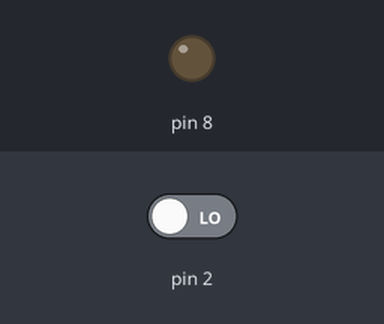
Bench run of a sketch on a simulated Arduino Uno, built with avr-gcc and run on an emulated ATmega328P. Parts: output pins drawn as LEDs (lit = HIGH). Dashed ring = blinking. The inputs (shaded band) are chosen by the test bench; at power-on: pin 2 LOW.

Above: at 2.8 s.
2.9 s: pin 2 driven HIGH
At 3.8 s:
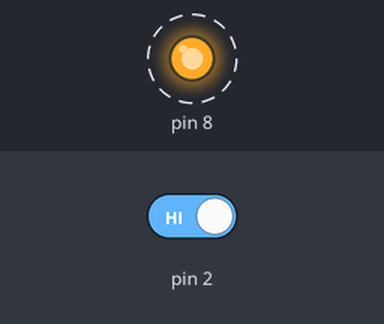
Timing chart, 0 to 13.0 s (numbered marks = the images above; inputs shaded):
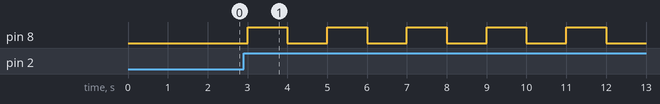

The sketch:

sketch_sample_switch.ino
```cpp
// 定義部分
const int iIntervalTime = 1000;

int iLedMode = -1;

// 初期設定
void setup()
{
  // put your setup code here, to run once:
  pinMode( 2, INPUT );

  // 8番をOutputに設定する
  pinMode( 8, OUTPUT );
}

// 断続処理（メイン部分）
void loop()
{
  // put your main code here, to run repeatedly:
  if ( digitalRead(2) == HIGH )
  {
    // ボタンの入力を感知し、モードをONにする
    iLedMode = 1;
  }

  if ( iLedMode == -1 )
  {
    // モードがONでないときはLOWのまま
    digitalWrite( 8, LOW );
    delay( iIntervalTime );
  }
  else
  {
    // 8番ピンの出力を1000ミリ秒間隔で切り替える
    digitalWrite( 8, HIGH );
    delay( iIntervalTime );
    digitalWrite( 8, LOW );
    delay( iIntervalTime );
  }
}
```

Measured:
- after the input at 2.9 s, pin 8: alternates HIGH for 1.0 s and LOW for 1.0 s, starting after 0.10 s
